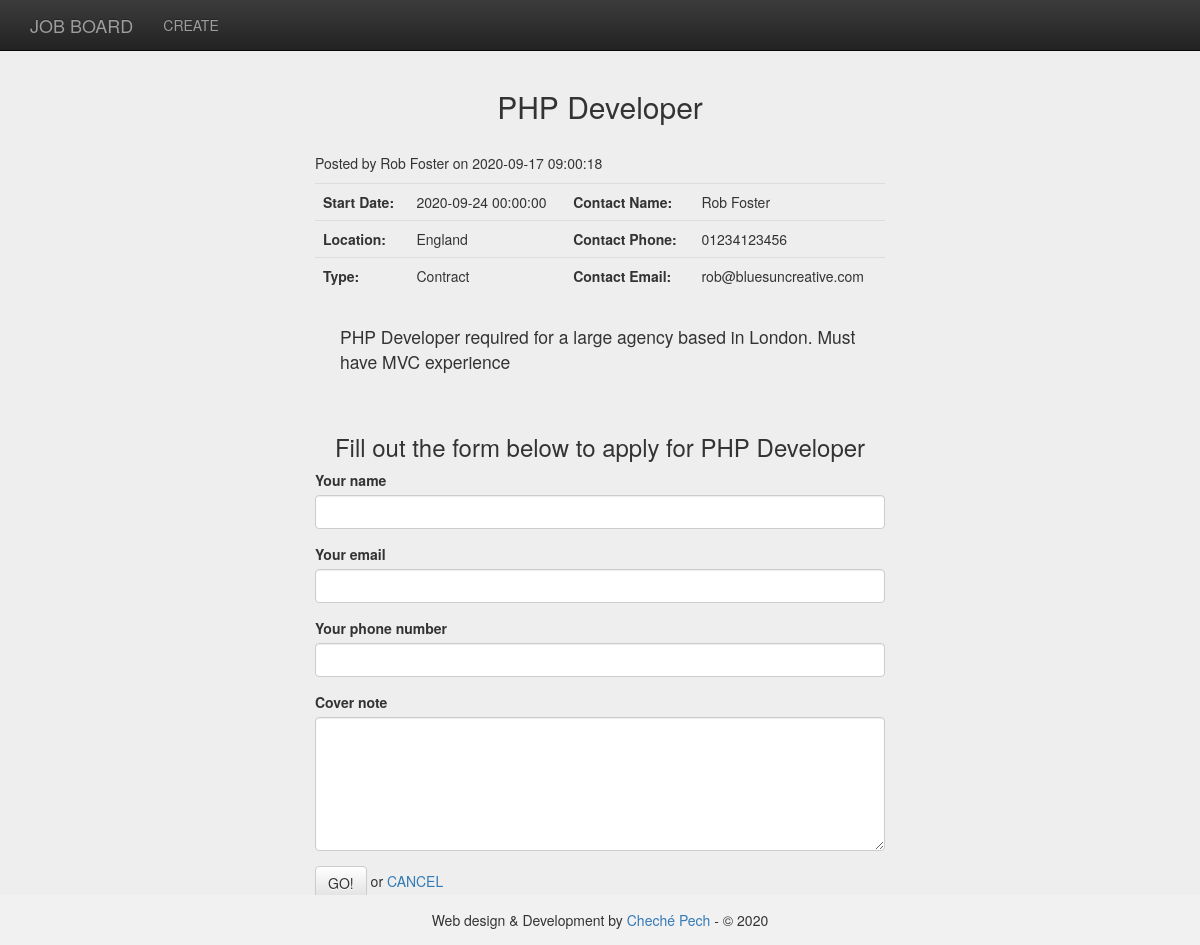
Page /jobs/apply/1 on the committed database.
### tables this page shows
CREATE TABLE `jobs` (
`job_id` TINYINT NOT NULL AUTO_INCREMENT,
`job_title` varchar(50) NOT NULL,
`job_desc` text NOT NULL,
`cat_id` TINYINT NOT NULL,
`type_id` TINYINT NOT NULL,
`loc_id` TINYINT NOT NULL,
`job_start_date` datetime NOT NULL,
`job_rate` INT NOT NULL,
`job_advertiser_name` varchar(50) NOT NULL,
`job_advertiser_email` varchar(50) NOT NULL,
`job_advertiser_phone` varchar(20) NOT NULL,
`job_sunset_date` datetime NOT NULL,
`job_created_at` timestamp NULL DEFAULT CURRENT_TIMESTAMP,
PRIMARY KEY (`job_id`)
);

CREATE TABLE `locations` (
`loc_id` TINYINT NOT NULL AUTO_INCREMENT,
`loc_name` varchar(25) NOT NULL,
PRIMARY KEY (`loc_id`)
);

CREATE TABLE `types` (
`type_id` TINYINT NOT NULL AUTO_INCREMENT,
`type_name` varchar(25) NOT NULL,
PRIMARY KEY (`type_id`)
);

### application/controllers/Jobs.php (called while the page is built, shortened)
<?php
class Jobs extends MY_Controller {
  function __construct() {
    $this->load->model('Jobs_model');
  }
  public function apply() {
    $this->form_validation->set_rules('job_id', $this->lang->line('job_title'), 'required|min_length[1]|max_length[125]|trim');
    $this->form_validation->set_rules('app_name', $this->lang->line('app_name'), 'required|min_length[1]|max_length[125]|trim');
    $this->form_validation->set_rules('app_email', $this->lang->line('app_email'), 'required|min_length[1]|max_length[125]|trim');
    $this->form_validation->set_rules('app_phone', $this->lang->line('app_phone'), 'min_length[1]|max_length[125]|trim');
    $this->form_validation->set_rules('app_cover_note', $this->lang->line('app_cover_note'), 'required|min_length[1]|max_length[3000]|trim');
    if ($this->input->post()) {
      $page_data['job_id'] = $this->input->post('job_id',TRUE);
    } else {
      $page_data['job_id'] = $this->uri->segment(3);
    }
    $page_data['query'] = $this->Jobs_model->get_job($page_data['job_id']);
    if ($page_data['query']->num_rows() == 1) {
      foreach ($page_data['query']->result() as $row) {
        $page_data['job_title'] = $row->job_title;
        $page_data['job_id'] = $row->job_id;
      }
    } else {
      $this->session->set_flashdata('flash_message', $this->lang->line('app_job_no_longer_exists'));
      redirect('jobs');
    }
    if ($this->form_validation->run() == FALSE) {
      $page_data['job_id'] = array('name' => 'job_id', 'class' => 'form-control', 'id' => 'job_id', 'value' => set_value('job_id', ''), 'maxlength' => '100', 'size' => '35','required'=>'required');
      $page_data['app_name'] = array('name' => 'app_name', 'class' => 'form-control', 'id' => 'app_name', 'value' => set_value('app_name', ''), 'maxlength' => '100', 'size' => '35','required'=>'required');
      $page_data['app_email'] = array('type'=>'email','name' => 'app_email', 'class' => 'form-control', 'id' => 'app_email', 'value' => set_value('app_email', ''), 'maxlength' => '100', 'size' => '35','required'=>'required');
      $page_data['app_phone'] = array('type'=>'number','name' => 'app_phone', 'class' => 'form-control', 'id' => 'app_phone', 'value' => set_value('app_phone', ''), 'maxlength' => '100', 'size' => '35','required'=>'required');
      $page_data['app_cover_note'] = array('name' => 'app_cover_note', 'class' => 'form-control', 'id' => 'app_cover_note', 'value' => set_value('app_cover_note', ''), 'maxlength' => '3000', 'rows' => '6', 'cols' => '35');
      $this->load->view('common/header');
      $this->load->view('nav/top_nav');
      $this->load->view('jobs/apply', $page_data);
      $this->load->view('common/footer');
    }
  }
}

### index.php (called while the page is built, shortened)
<?php
require_once BASEPATH.'core/CodeIgniter.php';

### application/models/Jobs_model.php (called while the page is built, shortened)
<?php
class Jobs_model extends CI_Model {
  public function get_job($job_id = NULL) {
    $query = "SELECT * FROM `jobs`, `categories`, `types`, `locations` WHERE `categories`.`cat_id` = `jobs`.`cat_id` AND `types`.`type_id` = `jobs`.`type_id` AND `locations`.`loc_id` = `jobs`.`loc_id` AND `job_id` = ? AND DATE(NOW()) < DATE(`job_sunset_date`)";
    $result = $this->db->query($query, array($job_id));
    if ($result) {
      return $result;
    } else {
      return false;
    }
  }
}

### application/views/jobs/apply.php (the view, shortened to what this page needs)
<div class="row">
	<div class="col-lg-6 col-lg-offset-3">
		<div class="blog-post">
			<?php foreach ($query->result() as $row) : ?>
			<h2 class="text-center"><?php echo $row->job_title; ?></h2>
			<br/>
			<p class="blog-post-meta">Posted by <?php echo $row->job_advertiser_name . ' on ' . $row->job_created_at; ?></p>
			<div class="table-responsive">
				<table class="table table-hover">
					<tr>
						<td><b>Start Date:</b></td>
						<td><?php echo $row->job_start_date; ?></td>
						<td><b>Contact Name:</b></td>
						<td><?php echo $row->job_advertiser_name ; ?>
						</td>
					</tr>
					<tr>
						<td><b>Location:</b></td>
						<td><?php echo $row->loc_name; ?></td>
						<td><b>Contact Phone:</b></td>
						<td><?php echo $row->job_advertiser_phone ; ?></td>
					</tr>
					<tr>
						<td><b>Type:</b></td>
						<td><?php echo $row->type_name; ?></td>
						<td><b>Contact Email:</b></td>
						<td><?php echo $row->job_advertiser_email; ?></td>
					</tr>
				</table>
			</div>
			<blockquote><p><?php echo $row->job_desc; ?><p></blockquote>
			<?php endforeach ; ?>
		</div>
	</div>
</div>
<h3 class="text-center"><?php echo $this->lang->line('apply_instruction_1') . $job_title ;?></h3>
<div class="row">
	<div class="col-lg-6 col-lg-offset-3">
	<?php echo form_open('jobs/apply','role="form" class="form"'); ?>
	<div class="form-group">
		<label for="app_name"><?php echo $this->lang->line('app_name');?></label>
		<?php echo form_input($app_name); ?>
	</div>
	<div class="form-group">
		<label for="app_email"><?php echo $this->lang->line('app_email');?></label>
		<?php echo form_input($app_email); ?>
	</div>
	<div class="form-group">
		<label for="app_phone"><?php echo $this->lang->line('app_phone');?></label>
		<?php echo form_input($app_phone); ?>
	</div>
	<div class="form-group">
		<label for="app_cover_note"><?php echo $this->lang->line('app_cover_note');?></label>
		<?php echo form_textarea($app_cover_note); ?>
	</div>
	<div class="form-group">
		<button type="submit" class="btn btn-default"><?php echo $this->lang->line('common_form_elements_go');?></button> or <?php echo anchor('jobs',$this->lang->line('common_form_elements_cancel'));?>
	</div>
	<?php echo form_close(); ?>
	</div>
</div>

### rows in the picture
jobs: job_title "PHP Developer", job_advertiser_name "Rob Foster", job_created_at "2020-09-17 09:00:18", job_start_date "2020-09-24 00:00:00", loc.loc_name "England", job_advertiser_phone "01234123456", type.type_name "Contract", job_advertiser_email "rob@bluesuncreative.com", job_desc "PHP Developer required for a large agency based in London. Must have MVC experience"

### other values in the picture
$this->lang->line('system_system_name') "JOB BOARD"
anchor('jobs/create', 'CREATE') "CREATE"
$this->lang->line('apply_instruction_1') "Fill out the form below to apply for"
$job_title "PHP Developer"
$this->lang->line('app_name') "Your name"
$this->lang->line('app_email') "Your email"
$this->lang->line('app_phone') "Your phone number"
$this->lang->line('app_cover_note') "Cover note"
$this->lang->line('common_form_elements_go') "GO!"
anchor('jobs',$this->lang->line('common_form_elements_cancel')) "CANCEL"
